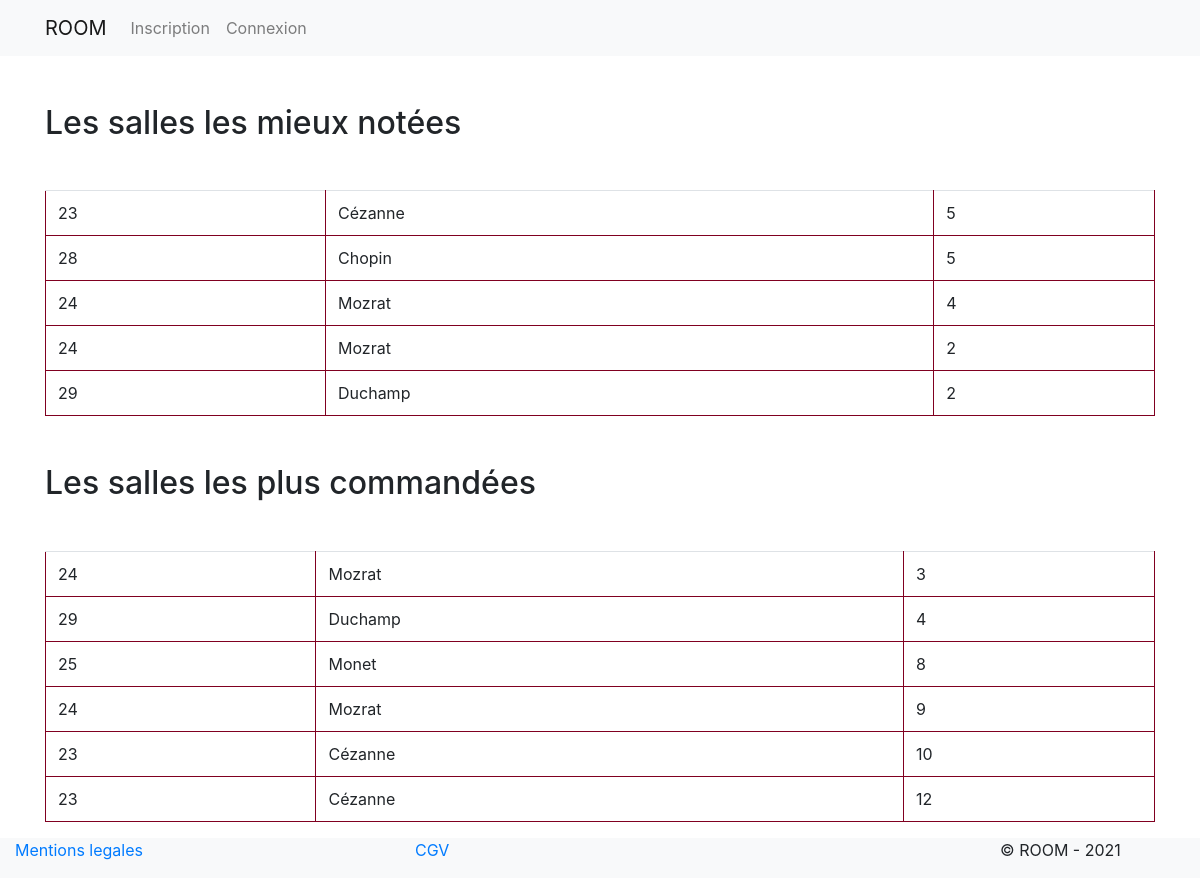
Page /admin/statistiques.php on the committed database.
### tables this page shows
CREATE TABLE `avis` (
  `id_avis` int(3) NOT NULL,
  `id_membre` int(3) NOT NULL,
  `id_salle` int(3) NOT NULL,
  `commentaire` text NOT NULL,
  `note` int(2) NOT NULL,
  `date_enregistrement` datetime NOT NULL
);

CREATE TABLE `salle` (
  `id_salle` int(3) NOT NULL,
  `titre` varchar(20) NOT NULL,
  `description` text NOT NULL,
  `photo` varchar(200) NOT NULL,
  `pays` varchar(20) NOT NULL,
  `ville` varchar(50) NOT NULL,
  `adresse` varchar(50) NOT NULL,
  `cp` int(5) NOT NULL,
  `capacite` int(3) NOT NULL,
  `categorie` enum('reunion','bureau','formation') NOT NULL
);

### inc/functions.php (called while the page is built, shortened)
<?php
function executeRequete($requete, $marqueurs = array()) {
global $pdo;
$resultat = $pdo->prepare($requete);
$succes = $resultat->execute($marqueurs);
if ($succes) {
    return $resultat;
} else {
    die('Une erreur est survenue...');
}
}

### inc/init.php (called while the page is built, shortened)
<?php
$pdo = new PDO('mysql:host=localhost;dbname=room', 'root', 'root', array(PDO::ATTR_ERRMODE => PDO::ERRMODE_WARNING, PDO::MYSQL_ATTR_INIT_COMMAND => 'SET NAMES utf8'));
$contenu = '';
require_once 'functions.php';

### admin/statistiques.php (the view, shortened to what this page needs)
<?php
require_once '../inc/init.php';
$resultat =executeRequete("SELECT avis.id_salle, titre, note FROM avis INNER JOIN salle ON avis.id_salle = salle.id_salle ORDER BY note DESC LIMIT 5");
$contenu .= '<h2 style="margin-top: 3rem" >Les salles les mieux notées </h2>';
$contenu .=  '<table class="table mt-5">';
 while ($topNote = $resultat->fetch(PDO::FETCH_ASSOC)){
     $contenu .=  '<tr>';
         foreach ($topNote as $information){
             $contenu .=  '<td>' . $information . '</td>';
         }
         $contenu .=  '</tr>';
        }
         $contenu .=  '</table>';
$resultat =executeRequete("SELECT produit.id_salle, titre, commande.id_produit FROM commande INNER JOIN produit ON commande.id_produit = produit.id_produit INNER JOIN salle ON produit.id_salle= salle.id_salle GROUP BY commande.id_produit ");
$contenu .= '<h2 style="margin-top: 3rem" >Les salles les plus commandées </h2>';
$contenu .=  '<table class="table mt-5">';
 while ($topNote = $resultat->fetch(PDO::FETCH_ASSOC)){
     $contenu .=  '<tr>';
         foreach ($topNote as $information){
             $contenu .=  '<td>' . $information . '</td>';
         }
         $contenu .=  '</tr>';
        }
         $contenu .=  '</table>';
        require_once '../inc/header.php';
echo $contenu;
require_once '../inc/footer.php';
?>

### admin/statistiques.php (style rules this page uses)
table, th, tr, td { border: 1px solid #800020; }

### rows in the picture
avis: id_salle "23", id_salle.titre "Cézanne", note "5"
avis: id_salle "28", id_salle.titre "Chopin", note "5"
avis: id_salle "24", id_salle.titre "Mozrat", note "4"
avis: id_salle "24", id_salle.titre "Mozrat", note "2"
avis: id_salle "29", id_salle.titre "Duchamp", note "2"

### other values in the picture
$information "24"
$information "Mozrat"
$information "3"
$information "29"
$information "Duchamp"
$information "4"
$information "25"
$information "Monet"
$information "8"
$information "9"
$information "23"
$information "Cézanne"
$information "10"
$information "12"
